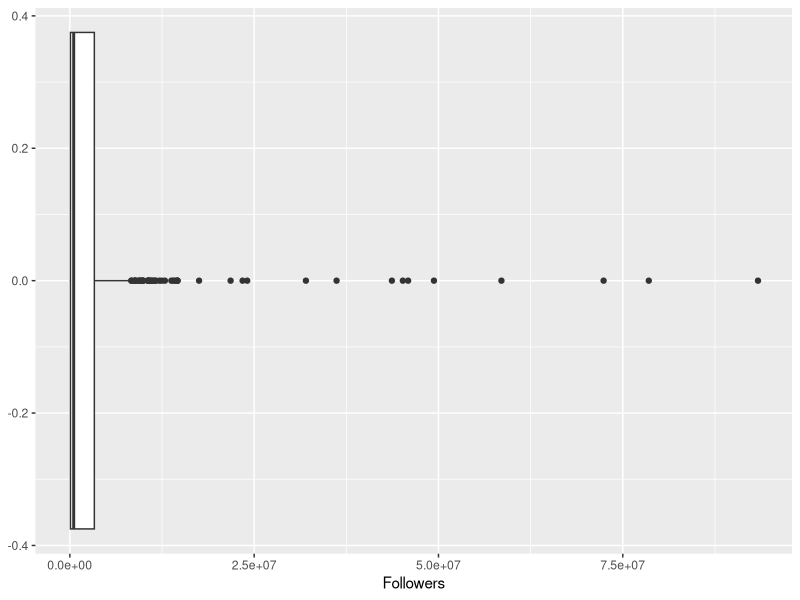
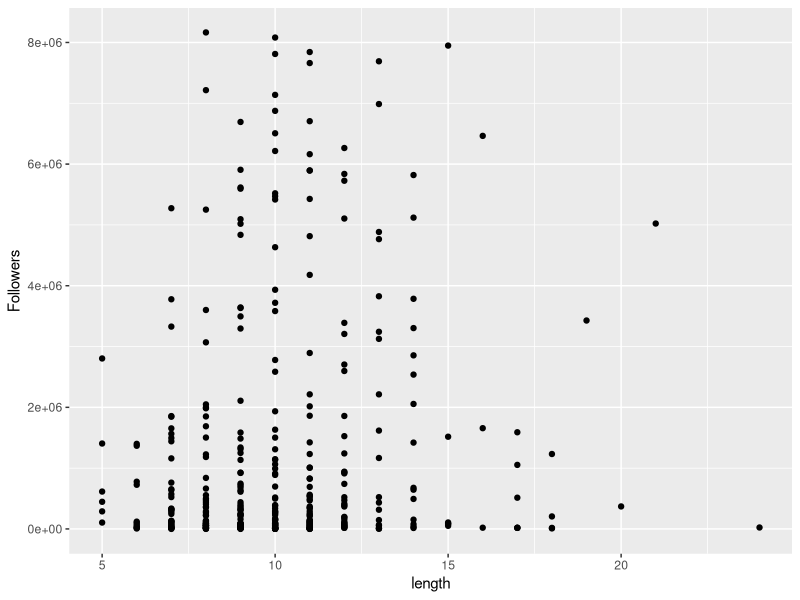
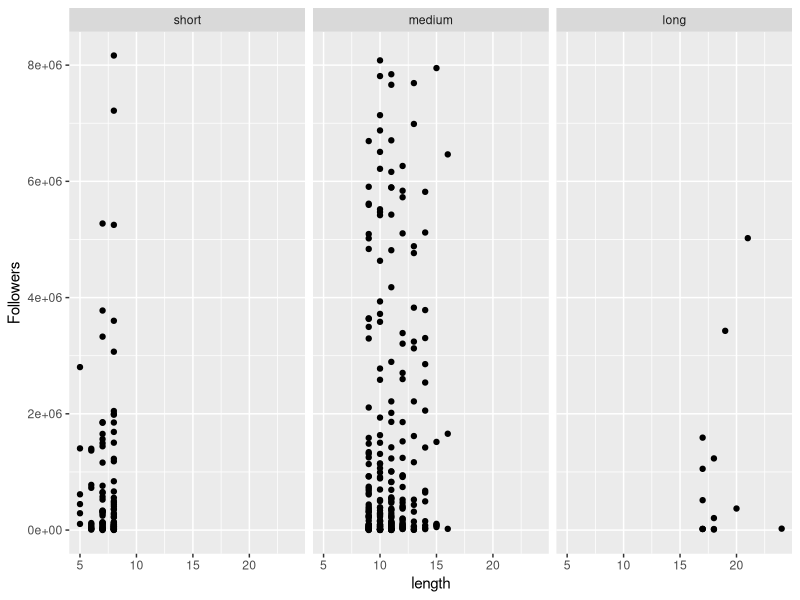
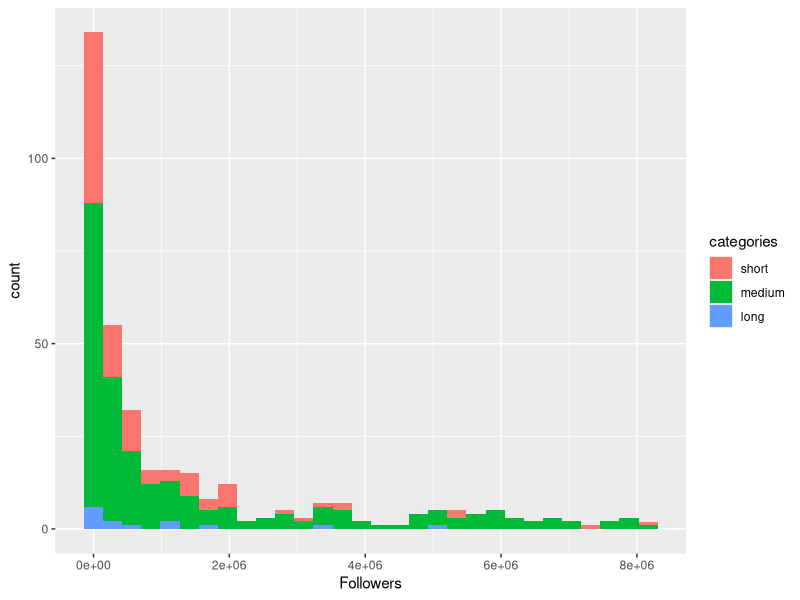
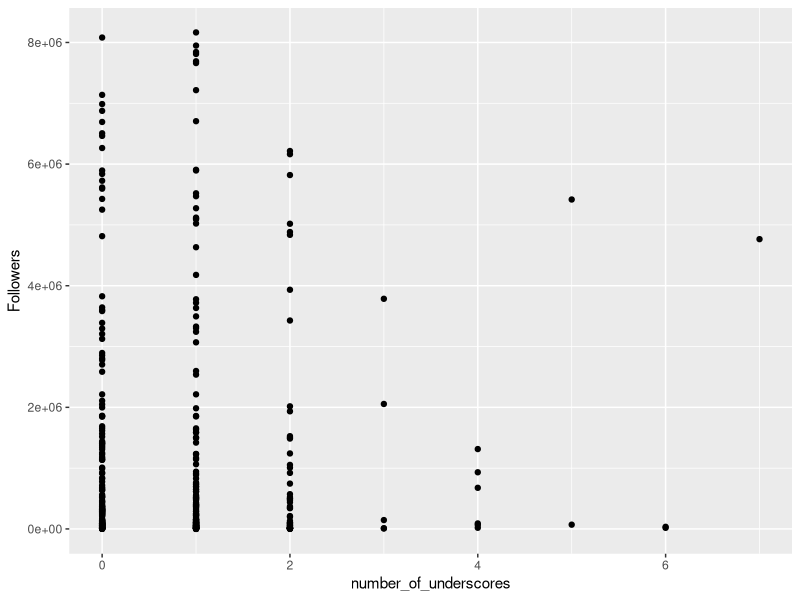
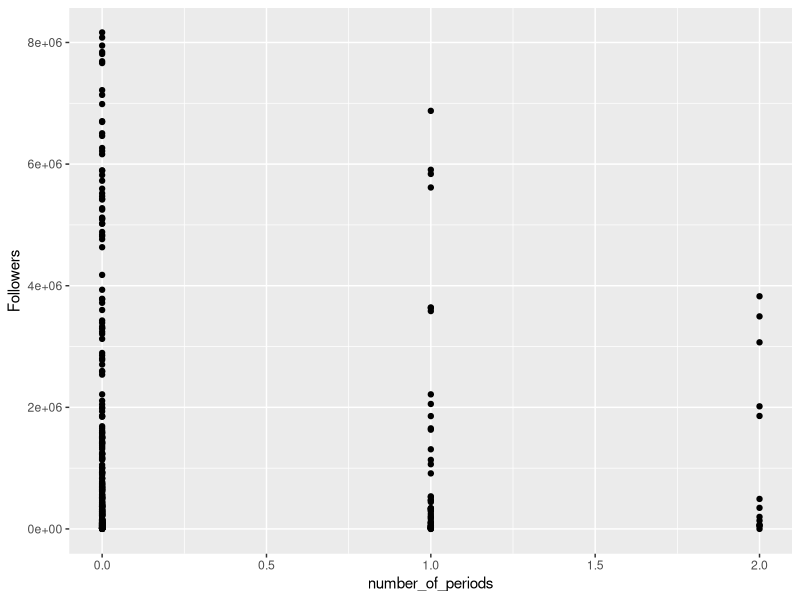
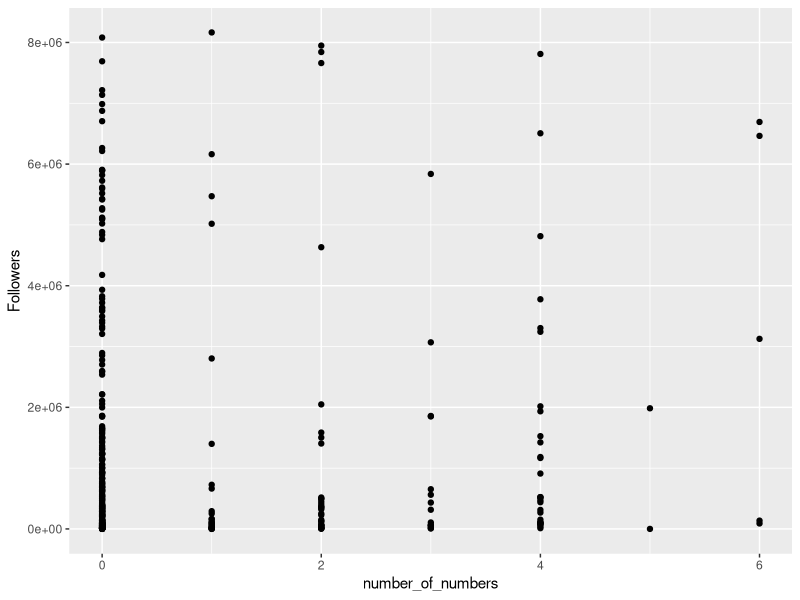

Write the R code that produced these figures, in order.
## ---- chunk 1
library(tidyverse)
all_data <- read_csv("kpop_idol_followers.csv")
data <- read_csv("kpop_idol_followers.csv")
data <- data %>% select(ig_name, Followers)
glimpse(data)

## ---- chunk 2
ggplot(data, aes(x = Followers)) + geom_boxplot()
## ---- chunk 3
quartiles <- quantile(data$Followers, probs = c( 0.25, 0.75 ))

iqr <- IQR(data$Followers)

lower_outliers <- quartiles[1] - 1.5*iqr
upper_outliers <- quartiles[2] + 1.5*iqr

data_cleaned <- filter(data, data$Followers < upper_outliers)
all_data_cleaned <- filter(all_data, all_data$Followers < upper_outliers)

glimpse(data_cleaned)
## ---- chunk 4
data_length <- data_cleaned %>% mutate( length = nchar(ig_name) )

ggplot (data_length) +
  aes ( y = Followers, 
        x = length) +
  geom_point()

#data_length_classified <- data_length %>% mutate( short = length < 8, medium = 8 < length & length < 16, long = length > 15)

data_length$categories <- cut(data_length$length, breaks=c(seq(0,25,by=8)), labels=c("short", "medium", "long"))


ggplot (data_length) +
  aes ( y = Followers, 
        x = length) +
  geom_point() +
  facet_wrap(~ categories)

ggplot(data_length) + 
  aes (x = Followers, 
      fill = categories) +
  geom_histogram()



## ---- chunk 5
medians_of_length_categories <- tibble(
  short_median = median(filter(data_length, categories == "short")$Followers),
  medium_median = median(filter(data_length, categories == "medium")$Followers),
  long_median = median(filter(data_length, categories == "long")$Followers))
## ---- chunk 6
library(stringr)
data_underscore <- data_cleaned %>% mutate(number_of_underscores = str_count(data_cleaned$ig_name, "_"))

ggplot (data_underscore) +
  aes ( y = Followers, 
        x = number_of_underscores) +
  geom_point()
## ---- chunk 7
data_period <- data_cleaned %>% mutate(number_of_periods = str_count(data_cleaned$ig_name, "\\."))

ggplot (data_period) +
  aes ( y = Followers, 
        x = number_of_periods) +
  geom_point()
## ---- chunk 8
data_numbers <- data_cleaned %>% mutate(number_of_numbers = str_count(data_cleaned$ig_name, "\\d"))

ggplot (data_numbers) +
  aes ( y = Followers, 
        x = number_of_numbers) +
  geom_point()
## ---- chunk 9
#contains_group_name <- str_detect(data_cleaned$ig_name, tolower(all_data_cleaned$Group))
#contains_group_name <- tibble(as.numeric(contains_group_name))

data_texts <- data_cleaned %>% mutate(
  contains_official = str_count(data_cleaned$ig_name, "official"),
  contains_group_name = str_detect(data_cleaned$ig_name, tolower(all_data_cleaned$Group)),
  contains_stage_name = str_detect(data_cleaned$ig_name, tolower(all_data_cleaned$Stage.Name))
  )



